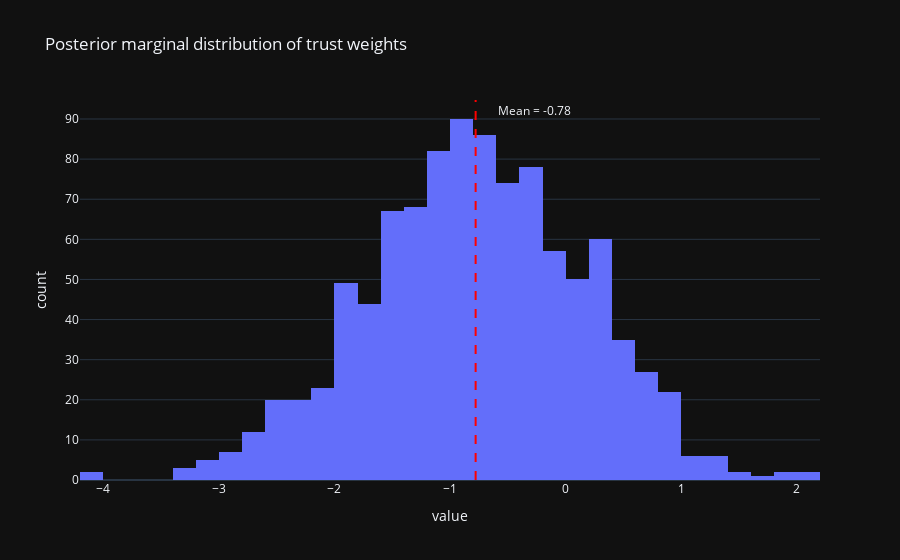

The notebook cell saved with this chart:
### Code cell
fig1 = px.histogram(
    samples["weight_trust"],
    title="Posterior marginal distribution of trust weights",
    template="plotly_dark",
)

mean_trust = samples["weight_trust"].mean()


fig1.update_traces(showlegend=False)
fig1.add_vline(
    x=mean_trust,
    line_dash="dash",
    line_color="red",
    annotation_text=f"Mean = {mean_trust:.2f}",
    annotation_position="top right",
    annotation_xshift=20,
)

### Figure 1 — Plotly figure (JSON) as saved in the notebook; plotly's stock layout.template omitted (floating-point values rounded to 4 significant figures; data arrays with more than 128 entries replaced by an {"elided": "..."} marker saying what was removed)
{"data": [{"alignmentgroup": "True", "bingroup": "x", "hovertemplate": "variable=0<br>value=%{x}<br>count=%{y}<extra></extra>", "legendgroup": "0", "marker": {"color": "#636efa", "pattern": {"shape": ""}}, "name": "0", "offsetgroup": "0", "orientation": "v", "showlegend": false, "type": "histogram", "x": {"elided": "1000 float values"}, "xaxis": "x", "yaxis": "y"}], "layout": {"annotations": [{"showarrow": false, "text": "Mean = -0.78", "x": -0.7783, "xanchor": "left", "xref": "x", "xshift": 20, "y": 1, "yanchor": "top", "yref": "y domain"}], "barmode": "relative", "legend": {"title": {"text": "variable"}, "tracegroupgap": 0}, "shapes": [{"line": {"color": "red", "dash": "dash"}, "type": "line", "x0": -0.7783, "x1": -0.7783, "xref": "x", "y0": 0, "y1": 1, "yref": "y domain"}], "title": {"text": "Posterior marginal distribution of trust weights"}, "xaxis": {"anchor": "y", "domain": [0, 1], "title": {"text": "value"}}, "yaxis": {"anchor": "x", "domain": [0, 1], "title": {"text": "count"}}}}
